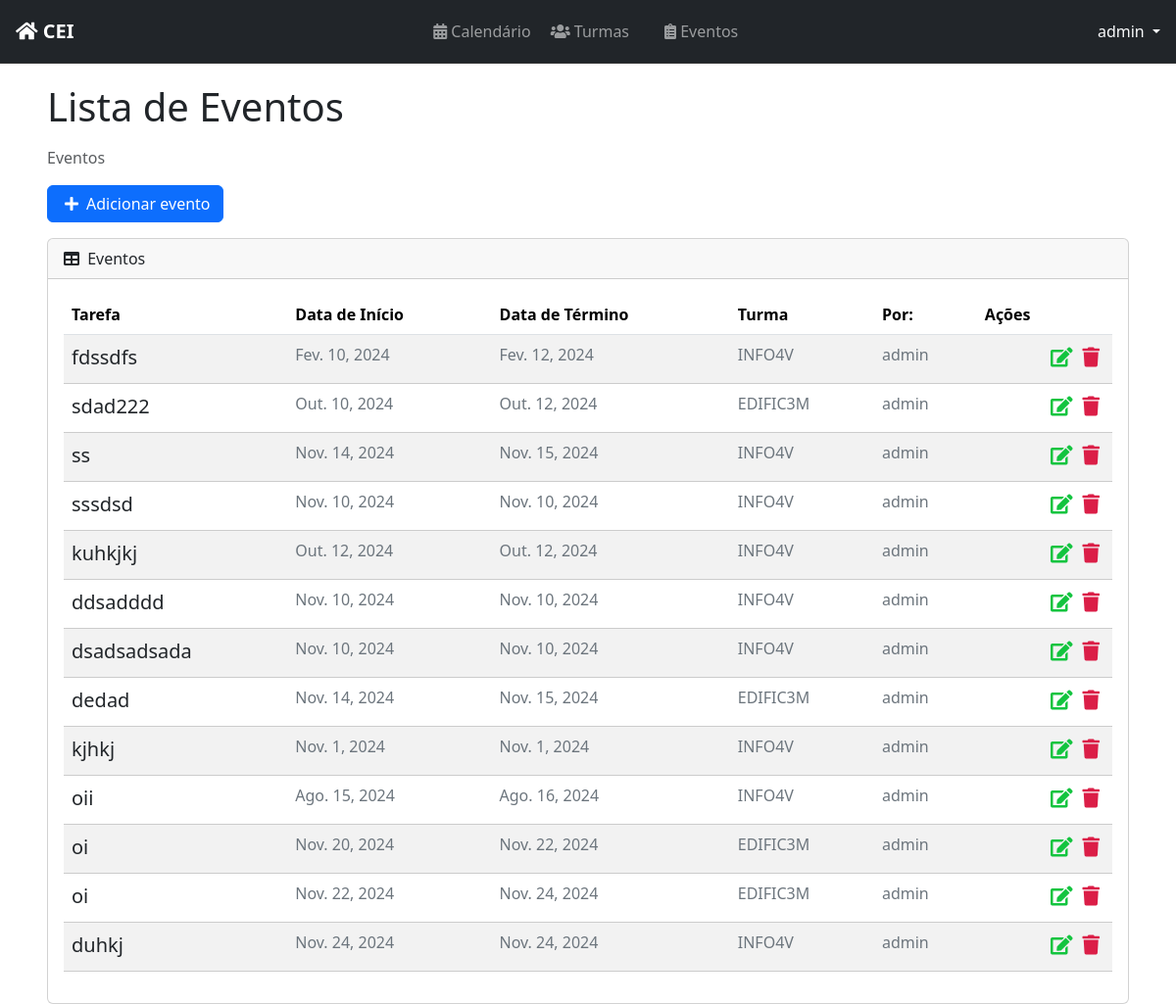
/list/ (signed in), run on an earlier commit of the app's database.
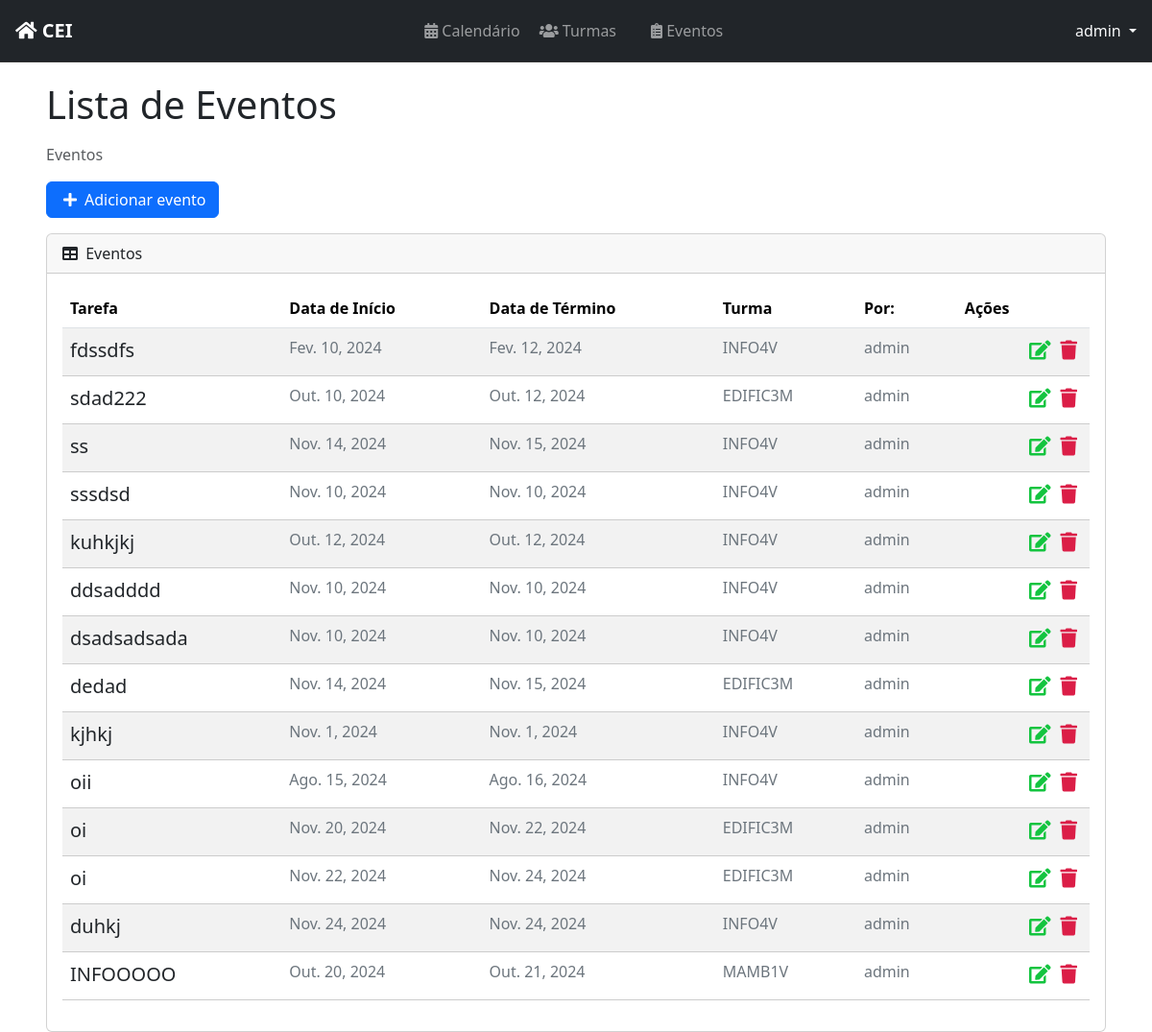
And on a later commit of the database.
### tasks/models.py (models this page shows, shortened)
class Task(models.Model):
    id = models.BigAutoField(primary_key=True)
    title = models.CharField(max_length=20)
    description = models.TextField(max_length=150)
    start_date = models.DateField()
    end_date = models.DateField()
    total_subs = models.PositiveIntegerField(default=0)
    subs = models.PositiveIntegerField(default=0)
    start_time = models.TimeField()
    end_time = models.TimeField()
    usuario = models.ForeignKey(CustomUser, on_delete=models.PROTECT)
    turma = models.ForeignKey('classes.Turma', on_delete=models.CASCADE)
    created_at = models.DateTimeField(auto_now_add=True)
    updated_at = models.DateTimeField(auto_now=True)

### classes/models.py (models this page shows, shortened)
class Turma(models.Model):
    TURNO_CHOICES = [
        ('manha', 'Manhã'),
        ('tarde', 'Tarde'),
        ('noite', 'Noite'),
    ]
    CURSO_CHOICES = [
        ('edificacoes', 'Edificações'),
        ('informatica', 'Informática'),
        ('meio_ambiente', 'Meio Ambiente'),
        ('matematica', 'Matemática'),
    ]
    SERIE_CHOICES = [
        ('1', '1º Ano'),
        ('2', '2º Ano'),
        ('3', '3º Ano'),
        ('4', '4º Ano'),
    ]
    nome = models.CharField(max_length=8, unique=True)
    serie = models.CharField(max_length=1, choices=SERIE_CHOICES)
    turno = models.CharField(max_length=5, choices=TURNO_CHOICES)
    curso = models.CharField(max_length=15, choices=CURSO_CHOICES)

### profiles/models.py (models this page shows, shortened)
class CustomUser(AbstractUser):
    id = models.BigAutoField(primary_key=True)
    turma = models.ForeignKey('classes.Turma', on_delete=models.SET_NULL, blank=True, null=True)

### tasks/views.py (the view)
# urls.py: path('list/', TaskListView.as_view(), name='task-list'),
class TaskListView(GroupRequiredMixin, LoginRequiredMixin, ListView):
    group_required = u"Docente"
    login_url = reverse_lazy('login')
    model = Task
    template_name = 'tasks/list.html'
    context_object_name = 'tasks'
    ordering = '-created_at'
    def get_queryset(self):
        self.tasks = Task.objects.filter(usuario=self.request.user)
        return self.tasks

### tasks/templates/tasks/list.html (shortened to what this page needs)
{% extends 'base.html' %}
{% block content %}
<div class="container-fluid">
    <h1 class="mb-3">Lista de Eventos</h1>
    <ol class="breadcrumb mb-3">
        <li class="breadcrumb-item active">Eventos</li>
    </ol>
    <div class="row mb-3">
        <div class="col-12 col-sm-auto">
            <a id="add-link" href="{% url 'new-task' %}" class="btn btn-primary d-flex align-items-center">
                <i class="fas fa-plus me-2"></i> Adicionar evento
            </a>
        </div>
    </div>
    <div class="card">
        <div class="card-header">
            <i class="fas fa-table me-1"></i>
            Eventos
        </div>
        <div class="card-body">
            <div class="table-responsive">
                <table id="datatablesSimple" class="table table-striped table-hover">
                    <thead class="table">
                        <tr>
                            <th>Tarefa</th>
                            <th>Data de Início</th>
                            <th>Data de Término</th>
                            <th>Turma</th>
                            <th>Por:</th>
                            <th>Ações</th>
                        </tr>
                    </thead>
                    <tbody>
                        {% for task in tasks %}
                        <tr class="task-item">
                            <td>
                                <a href="/task/{{ task.id }}" class="text-decoration-none text-dark">{{ task.title }}</a>
                            </td>
                            <td style="color: #6c757d;" class="fs-6">{{ task.start_date }}</td>
                            <td style="color: #6c757d;" class="fs-6">{{ task.end_date }}</td>
                            <td style="color: #6c757d;" class="fs-6">{{ task.turma.nome }}</td>
                            <td style="color: #6c757d;" class="fs-6">{{ task.usuario.username }}</td>
                            <td>
                                <a href="{% url 'delete-task' task.id %}" class="text-danger me-2"><i class="fas fa-trash"></i></a>
                                <a href="{% url 'edit-task' task.id %}" class="text-warning"><i class="fas fa-edit"></i></a>
                            </td>
                        </tr>
                        {% endfor %}
                    </tbody>
                </table>
            </div>
        </div>
    </div>
</div>
{% endblock %}
{% block scripts %}
<link href="https://cdn.jsdelivr.net/npm/simple-datatables@7.1.2/dist/style.min.css" rel="stylesheet" />
{% endblock %}

What changed in the data, as far as the page shows it:
added Task: title "INFOOOOO", start_date "Out. 20, 2024", end_date "Out. 21, 2024", turma.nome "MAMB1V", usuario.username "admin"
